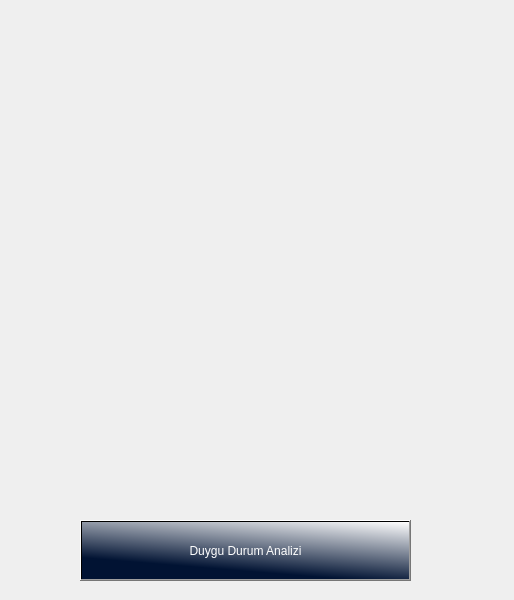
<?xml version="1.0" encoding="UTF-8"?>
<ui version="4.0">
 <class>Dialog</class>
 <widget class="QDialog" name="Dialog">
  <property name="geometry">
   <rect>
    <x>0</x>
    <y>0</y>
    <width>514</width>
    <height>600</height>
   </rect>
  </property>
  <property name="sizePolicy">
   <sizepolicy hsizetype="Preferred" vsizetype="Preferred">
    <horstretch>0</horstretch>
    <verstretch>0</verstretch>
   </sizepolicy>
  </property>
  <property name="windowTitle">
   <string>YAPAY ZEKA PROJESİ</string>
  </property>
  <property name="windowIcon">
   <iconset>
    <normaloff>../artificial-intelligence.ico</normaloff>../artificial-intelligence.ico</iconset>
  </property>
  <property name="styleSheet">
   <string notr="true">border-image: url(:/backg/back.jpg);</string>
  </property>
  <widget class="QPushButton" name="pushButton">
   <property name="geometry">
    <rect>
     <x>80</x>
     <y>520</y>
     <width>331</width>
     <height>61</height>
    </rect>
   </property>
   <property name="styleSheet">
    <string notr="true">border-image: url(:/button/button.jpg);
color: rgb(255, 255, 255);
font: 87 16pt &quot;Segoe UI Black&quot;;
background-color: qlineargradient(spread:pad, x1:0.577, y1:0.897727, x2:1, y2:0, stop:0 rgba(1, 19, 51), stop:1 rgba(255, 255, 255, 255));</string>
   </property>
   <property name="text">
    <string>Duygu Durum Analizi</string>
   </property>
  </widget>
 </widget>
 <resources>
  <include location="background.qrc"/>
  <include location="button.qrc"/>
 </resources>
 <connections/>
</ui>
